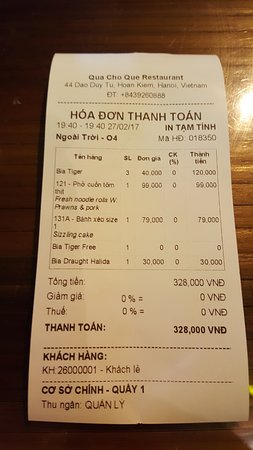
#> input picture stock/receipt/3.jpeg, 253 x 450 px
$ python processor.py
#> lines starting #> are read from the running program, lines starting #| are printed output that depends on the picture; after the words box and inside, x2 and y2 are one past the last pixel; in counts of white or black regions, pixels touching at a corner belong together
import numpy as np
import cv2 as cv
import imutils

IMAGE_STOCK = '../../stock/receipt/'

class ReceiptImage:
    def __init__(self,filename):
        self.url = IMAGE_STOCK+filename
        self.c = 2
        self.blocksize = 11

    def showImage(self, image=None, image_type = cv.IMREAD_UNCHANGED):
        """[Show image with custom configuration]

        Keyword Arguments:
            image {[type]} -- [description] (default: {None})
            image_type {[type]} -- [description] (default: {cv.IMREAD_UNCHANGED})
        """
        if image is None:
            img = cv.imread(self.url,image_type)
            cv.imshow('default image',img)
            cv.waitKey(0)
            cv.destroyAllWindows()
        else:
            cv.imshow('custom image',image)
            cv.waitKey(0)
            cv.destroyAllWindows()

    def readImage(self, image_type = cv.IMREAD_UNCHANGED):
        """[Read image with custom configuration]

        Keyword Arguments:
            image_type {[type]} -- [description] (default: {cv.IMREAD_UNCHANGED})

        Returns:
            [type] -- [description]
        """
#> called with image_type = 0
        return cv.imread(self.url, image_type)
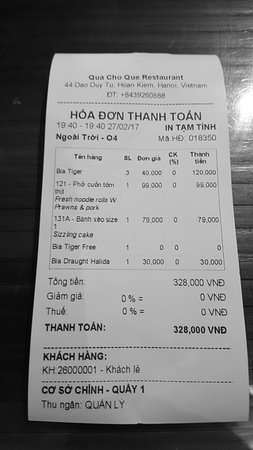
#> returned value: shape (450, 253); min 0, max 255, mean 125.8

    # [45 lines left out: function find_Threshold, not called in this run]


ri = ReceiptImage('3.jpeg')
img = ri.readImage(image_type = cv.IMREAD_GRAYSCALE)
ri.showImage(img)
gray = cv.GaussianBlur(img, (5, 5), 0)
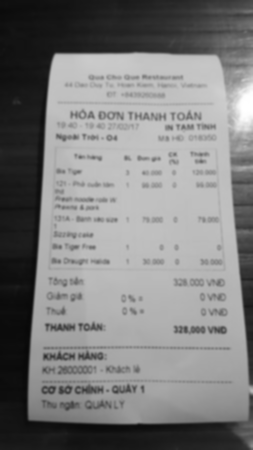
#> gray: shape (450, 253); min 8, max 255, mean 125.8
can = cv.Canny(img, 75, 200)
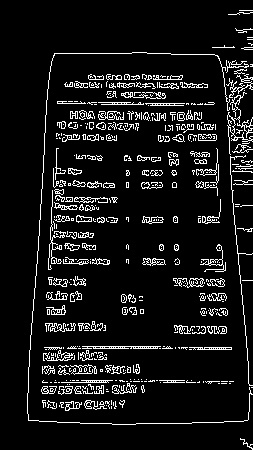
#> can: shape (450, 253); 8.8% white in thin lines or dots, all inside (x1, y1, x2, y2) = (27, 10, 253, 450)
ri.showImage(can)
cnts = cv.findContours(can.copy(), cv.RETR_EXTERNAL, cv.CHAIN_APPROX_SIMPLE)
#> cnts = 414 contours, 341 with area under 20; largest, box (x1, y1, x2, y2) and area: (227, 92, 253, 155) 148, (82, 346, 161, 349) 116, (173, 278, 204, 288) 113, (142, 258, 166, 266) 102, (200, 244, 226, 272) 94
cnts = imutils.grab_contours(cnts)
cnts = sorted(cnts, key = cv.contourArea, reverse = True)[:5]
#> cnts = 5 contours; box (x1, y1, x2, y2) and area: (227, 92, 253, 155) 148, (82, 346, 161, 349) 116, (173, 278, 204, 288) 113, (142, 258, 166, 266) 102, (200, 244, 226, 272) 94

# loop over the contours
for c in cnts:
    # approximate the contour
    peri = cv.arcLength(c, True)
    approx = cv.approxPolyDP(c, 0.02 * peri, True)

    t = cv.drawContours(img.copy(),c, -1, (0, 255, 0), 2)
    cv.imshow("utp",t)
    cv.waitKey(0)
    cv.destroyAllWindows()
    # if our approximated contour has four points, then we
    # can assume that we have found our screen
    if len(approx) == 4:
        screenCnt = approx
        break
#> this loop made 5 passes
#> peri on passes 1, 3, 4, 5: 379.1, 140.4, 71.94, 215.1
#> (peri, approx) on pass 2: (193, [[82, 348], [160, 346]])

# show the contour (outline) of the piece of paper
print("STEP 2: Find contours of paper")
#> (the run stopped early here; a loop or call above may not have finished)

$ run again, with stock/receipt/1.jpeg copied over stock/receipt/3.jpeg
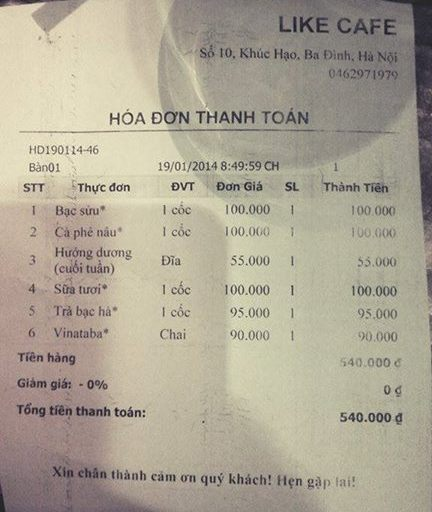
#> input picture stock/receipt/1.jpeg, 432 x 512 px
#> `gray = cv.GaussianBlur(img, (5, 5), 0)`:
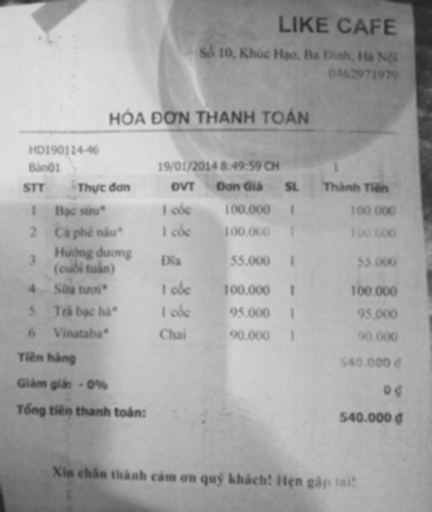
#> gray: shape (512, 432); min 38, max 227, mean 166.7
#> `can = cv.Canny(img, 75, 200)`:
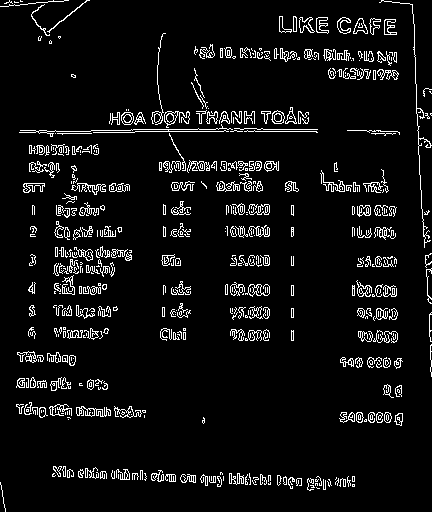
#> can: shape (512, 432); 6.5% white in thin lines or dots
#> `cnts = cv.findContours(can.copy(), cv.RETR_EXTERNAL, cv.CHAIN_APPROX_S..`: cnts = 492 contours, 378 with area under 20; largest, box (x1, y1, x2, y2) and area: (164, 111, 190, 128) 145, (76, 406, 111, 417) 139, (271, 110, 285, 124) 128, (299, 17, 315, 33) 124, (121, 112, 134, 125) 124
#> `cnts = sorted(cnts, key = cv.contourArea, reverse = True)[:5]`: cnts = 5 contours; box (x1, y1, x2, y2) and area: (164, 111, 190, 128) 145, (76, 406, 111, 417) 139, (271, 110, 285, 124) 128, (299, 17, 315, 33) 124, (121, 112, 134, 125) 124
#> the loop `for c in cnts:` made 5 passes
#> peri on passes 1 to 5: 170.7, 188.6, 44.38, 74.18, 41.56

$ run again, with stock/receipt/18.jpeg copied over stock/receipt/3.jpeg
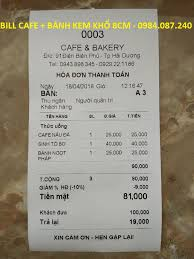
#> input picture stock/receipt/18.jpeg, 194 x 259 px
#> `gray = cv.GaussianBlur(img, (5, 5), 0)`:
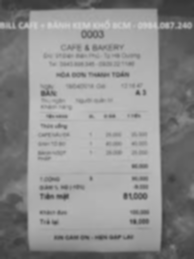
#> gray: shape (259, 194); min 54, max 204, mean 141.4
#> `can = cv.Canny(img, 75, 200)`:
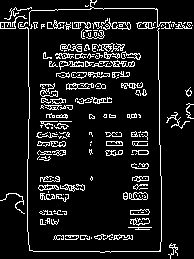
#> can: shape (259, 194); 10.1% white in thin lines or dots
#> `cnts = cv.findContours(can.copy(), cv.RETR_EXTERNAL, cv.CHAIN_APPROX_S..`: cnts = 169 contours, 129 with area under 20; largest, box (x1, y1, x2, y2) and area: (129, 192, 148, 200) 98, (136, 22, 155, 29) 84, (59, 61, 84, 70) 81, (130, 209, 150, 215) 80, (38, 184, 59, 191) 73
#> `cnts = sorted(cnts, key = cv.contourArea, reverse = True)[:5]`: cnts = 5 contours; box (x1, y1, x2, y2) and area: (129, 192, 148, 200) 98, (136, 22, 155, 29) 84, (59, 61, 84, 70) 81, (130, 209, 150, 215) 80, (38, 184, 59, 191) 73
#> the loop `for c in cnts:` made 5 passes
#> peri on passes 1 to 5: 62.63, 46.73, 85.11, 47.9, 49.8

$ run again, with stock/receipt/2.jpeg copied over stock/receipt/3.jpeg
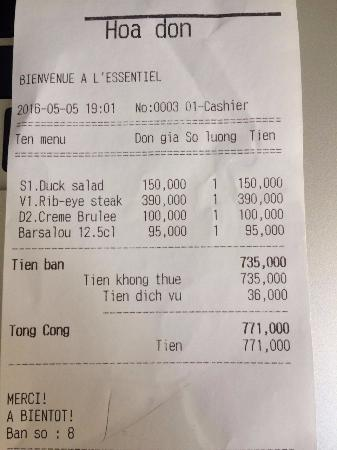
#> input picture stock/receipt/2.jpeg, 337 x 450 px
#> `gray = cv.GaussianBlur(img, (5, 5), 0)`:
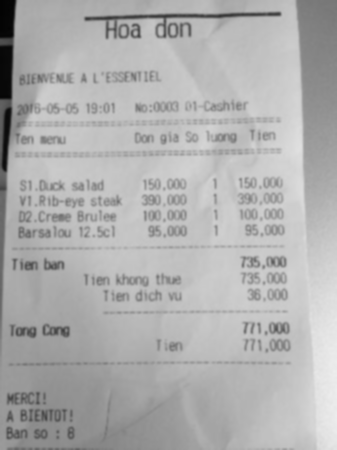
#> gray: shape (450, 337); min 3, max 238, mean 175.3
#> `can = cv.Canny(img, 75, 200)`:
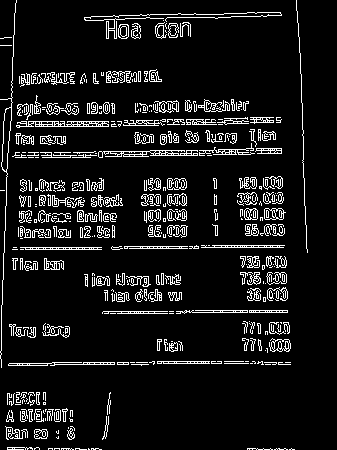
#> can: shape (450, 337); 9.3% white in thin lines or dots
#> `cnts = cv.findContours(can.copy(), cv.RETR_EXTERNAL, cv.CHAIN_APPROX_S..`: cnts = 431 contours, 325 with area under 20; largest, box (x1, y1, x2, y2) and area: (0, 0, 17, 368) 378, (16, 121, 109, 128) 360, (98, 150, 198, 158) 349, (269, 338, 291, 352) 199, (264, 208, 286, 220) 196
#> `cnts = sorted(cnts, key = cv.contourArea, reverse = True)[:5]`: cnts = 5 contours; box (x1, y1, x2, y2) and area: (0, 0, 17, 368) 378, (16, 121, 109, 128) 360, (98, 150, 198, 158) 349, (269, 338, 291, 352) 199, (264, 208, 286, 220) 196
#> the loop `for c in cnts:` made 5 passes
#> (peri, approx) on passes 1 to 3: (790.1, [[16, 0], [1, 367]]), (273.8, [[16, 125], [108, 121]]), (326.6, [[197, 150], [98, 156]])
